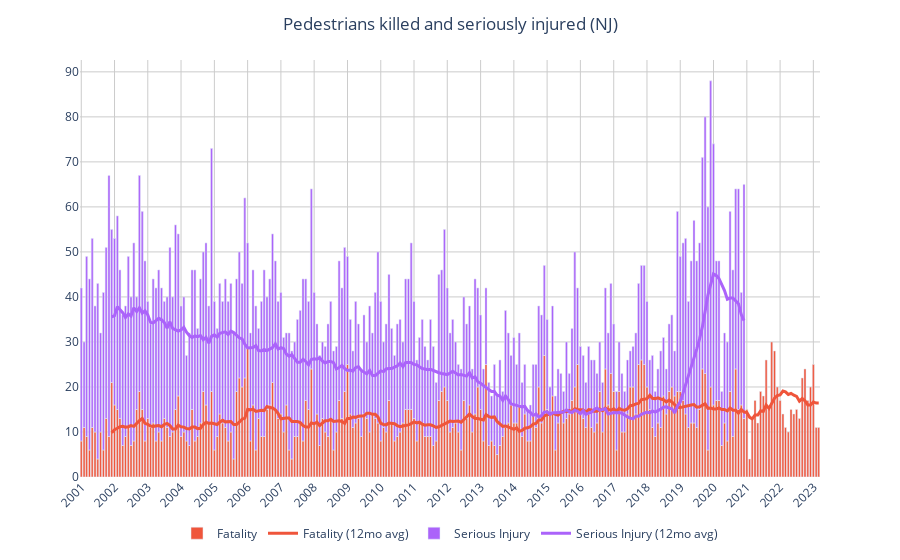

Notebook code for this chart:
### Markdown cell above
### Pedestrians

### Code cell
ksim_plot(api, 'Pedestrians killed and seriously injured (NJ)', 'ped-injuries')

### Figure 1 — Plotly figure (JSON) as saved in the notebook; plotly's stock layout.template omitted (floating-point values rounded to 4 significant figures; data arrays with more than 128 entries replaced by an {"elided": "..."} marker saying what was removed)
{"data": [{"alignmentgroup": "True", "hovertemplate": "%{y:,d}", "legendgroup": "Fatality", "legendrank": 100, "marker": {"color": "#EF553B", "pattern": {"shape": ""}}, "name": "Fatality", "offsetgroup": "Fatality", "orientation": "v", "showlegend": true, "textposition": "auto", "type": "bar", "x": {"elided": "267 str values"}, "xaxis": "x", "y": {"elided": "267 int values"}, "yaxis": "y"}, {"alignmentgroup": "True", "hovertemplate": "%{y:,d}", "legendgroup": "Serious Injury", "legendrank": 102, "marker": {"color": "#AB63FA", "pattern": {"shape": ""}}, "name": "Serious Injury", "offsetgroup": "Serious Injury", "orientation": "v", "showlegend": true, "textposition": "auto", "type": "bar", "x": {"elided": "267 str values"}, "xaxis": "x", "y": {"elided": "267 int values"}, "yaxis": "y"}, {"legendrank": 101, "line": {"color": "#EF553B", "width": 3}, "name": "Fatality (12mo avg)", "type": "scatter", "x": {"elided": "267 str values"}, "y": {"elided": "267 float values"}}, {"legendrank": 103, "line": {"color": "#AB63FA", "width": 3}, "name": "Serious Injury (12mo avg)", "type": "scatter", "x": {"elided": "267 str values"}, "y": {"elided": "267 float values"}}], "layout": {"barmode": "relative", "hovermode": "x", "legend": {"orientation": "h", "title": {"text": ""}, "tracegroupgap": 0, "x": 0.5, "xanchor": "center"}, "margin": {"t": 60}, "plot_bgcolor": "white", "title": {"text": "Pedestrians killed and seriously injured (NJ)", "x": 0.5}, "xaxis": {"anchor": "y", "domain": [0, 1], "gridcolor": "#ccc", "tickangle": -45, "tickmode": "array", "ticktext": [2001, 2002, 2003, 2004, 2005, 2006, 2007, 2008, 2009, 2010, 2011, 2012, 2013, 2014, 2015, 2016, 2017, 2018, 2019, 2020, 2021, 2022, 2023], "tickvals": [2001, 2002, 2003, 2004, 2005, 2006, 2007, 2008, 2009, 2010, 2011, 2012, 2013, 2014, 2015, 2016, 2017, 2018, 2019, 2020, 2021, 2022, 2023], "title": {"text": ""}}, "yaxis": {"anchor": "x", "domain": [0, 1], "gridcolor": "#ccc", "title": {"text": ""}}}}
